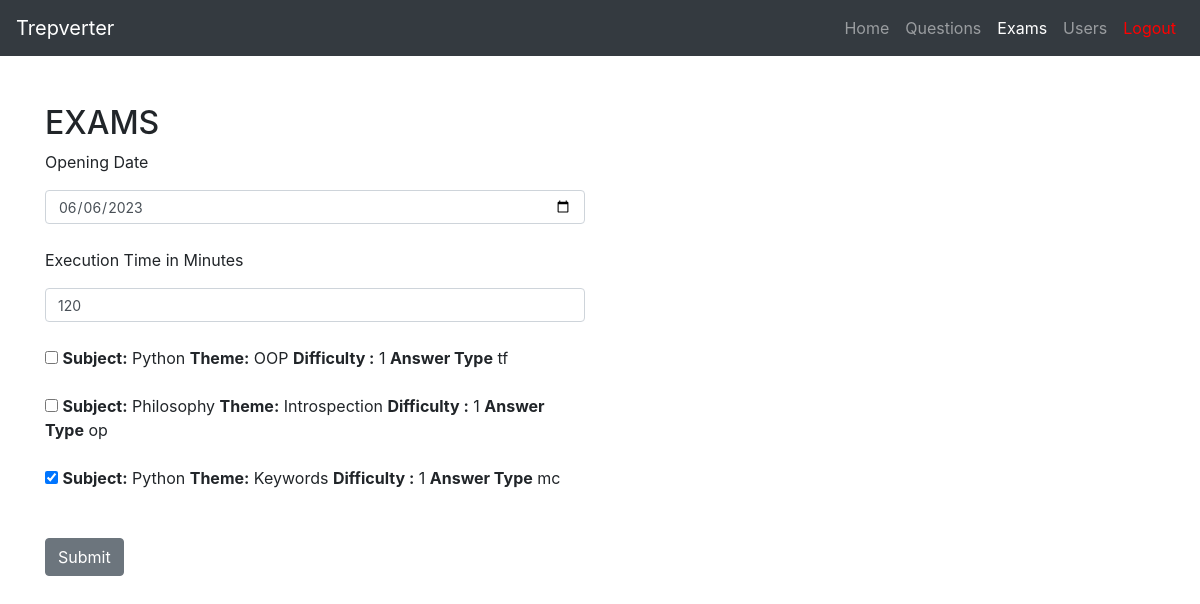
Before: /exams/1 (signed in) with the older database file.
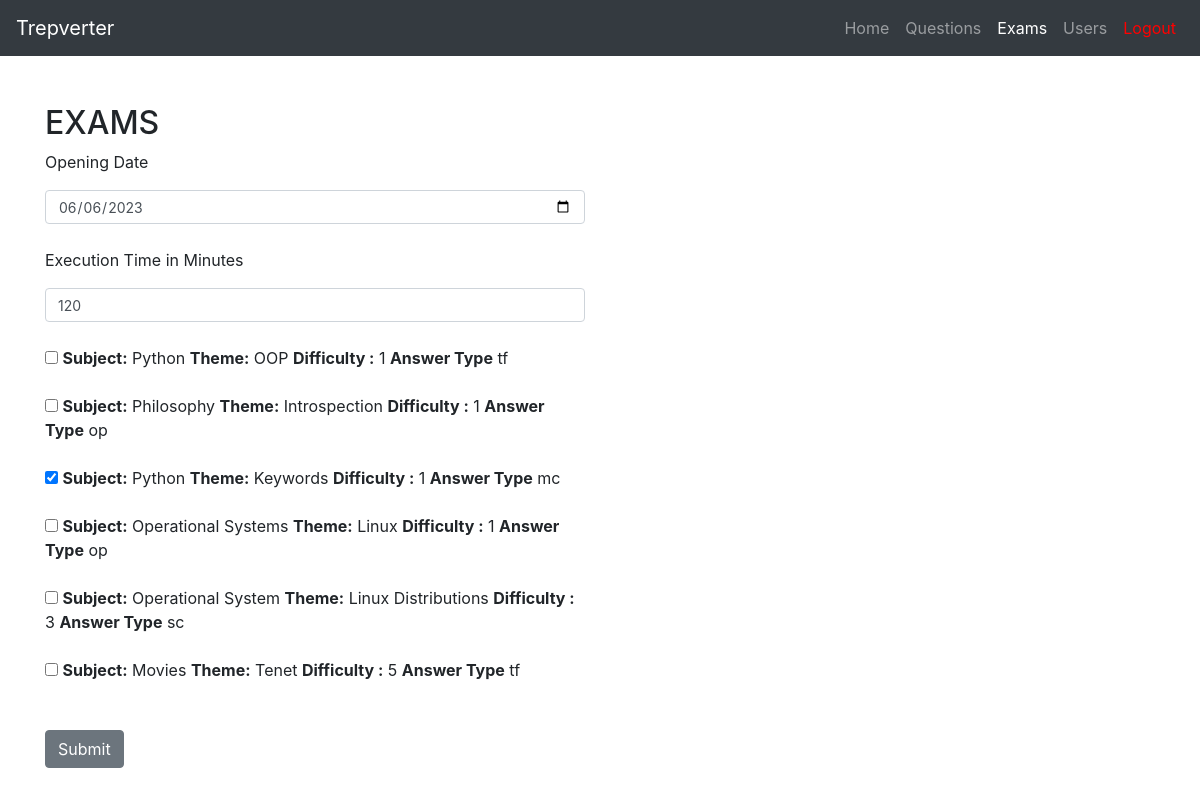
After: the same page with the newer database file.
### tables this page shows
CREATE TABLE questions (
	id INTEGER NOT NULL, 
	subject VARCHAR(64) NOT NULL, 
	theme VARCHAR(64) NOT NULL, 
	description VARCHAR NOT NULL, 
	level VARCHAR NOT NULL, 
	answer_type VARCHAR(20) NOT NULL, 
	creation_date DATE NOT NULL, 
	user_id INTEGER, 
	PRIMARY KEY (id), 
	FOREIGN KEY(user_id) REFERENCES users (id)
);

### views/main.py (the view)
@main.route('/exams/<int:exam_id>', methods=['GET', 'POST'])
@login_required
@admin_teacher_login_required()
def edit_exams(exam_id):
    from models.entities import Exam, Question
    from forms import ExamForm
    exam = Exam.show_one(exam_id)
    all_questions = Question.show_all()
    form = ExamForm()
    questions_id = exam.questions_id()
    if form.validate_on_submit():
        from models.auth import auth_edit_exam
        return auth_edit_exam(exam)
    return render_template('edit_exams.html', form=form, exam_id=exam_id, exam=exam, all_questions=all_questions, questions_id=questions_id)

### forms.py
class ExamForm(FlaskForm):
    opening_date = DateField('Opening Date', validators=[DataRequired()], render_kw={'min': date.today().isoformat()})
    execution_time = StringField('Execution Time in Minutes', validators=[InputRequired()])
    submit = SubmitField('Submit')

### app.py (called while the page is built)
@login_manager.user_loader
def load_user(user_id):
    from models.entities import User
    return User.query.get(int(user_id))

### login_required.py (called while the page is built)
def admin_teacher_login_required():
    def decorator(view_func):
        from functools import wraps
        @wraps(view_func)
        def wrapper(*args, **kwargs):
            from flask_login import current_user
            if current_user.is_authenticated and str(current_user.role) == 'Admin' or str(current_user.role) == 'Teacher':
                return view_func(*args, **kwargs)
            else:
                flash("You don't have permission to access this page")
                return redirect(url_for('main.index'))
        return wrapper
    return decorator

### models/entities.py (called while the page is built)
    def __repr__(self):
        return f'{self.name}'

    @staticmethod
    def show_all():
        return Question.query.all()

### templates/edit_exams.html (shortened to what this page needs)
<!DOCTYPE html>
<html lang="en">
<head>
  <link rel="stylesheet" href="https://maxcdn.bootstrapcdn.com/bootstrap/4.0.0/css/bootstrap.min.css">
</head>
<body>
  <nav class="navbar navbar-expand-lg navbar-dark bg-dark">
    <a class="navbar-brand" href="#">Trepverter</a>
    <div class="collapse navbar-collapse" id="navbarNav">
      <ul class="navbar-nav ml-auto">
        <li class="nav-item">
          <a class="nav-link" href="{{url_for('main.index')}}">Home</a>
        </li>
        <li class="nav-item">
            <a class="nav-link" href="{{url_for('main.questions')}}">Questions</a>
          </li>
        <li class="nav-item active">
          <a class="nav-link" href="{{url_for('main.exams')}}">Exams</a>
        </li>
        <li class="nav-item">
            <a class="nav-link" href="{{url_for('main.users')}}">Users</a>
          </li>
        <li class="nav-item">
          <a class="nav-link" style = "color: red" href="{{url_for('auth.logout')}}">Logout</a>
        </li>
      </ul>
    </div>
  </nav>
  <div class="container mt-5">
    <div class="row">
      <div class="col-md-6">
        <h2>EXAMS</h2>
          <form id="form_edit" method="POST" action="{{ url_for('main.edit_exams', exam_id=exam_id) }}">
            <div>
                <label>{{ form.opening_date.label }}</label>
                {{ form.opening_date(class_='form-control') }}
            </div>
            <br>
            <div>
            <label>{{ form.execution_time.label }}</label>
            {{ form.execution_time(class_='form-control', placeholder='E.g. 120') }}
            </div>
            <br>
            <div>
            {% for question in all_questions %}
              {% if question.id in questions_id %}
                <input type="checkbox" name="question_id" value={{question.id}} checked> <b>Subject:</b> {{question.subject}} <b>Theme:</b> {{question.theme}} <b>Difficulty  :</b> {{question.level}} <b>Answer Type</b> {{question.answer_type}}
                <br> <br>
              {% else %}
                <input type="checkbox" name="question_id" value={{question.id}}> <b>Subject:</b> {{question.subject}} <b>Theme:</b> {{question.theme}} <b>Difficulty  :</b> {{question.level}} <b>Answer Type</b> {{question.answer_type}}
                <br> <br>
              {% endif %}
            {% endfor %}
            </div>
            <br>
            <div>
            {{ form.submit(class='btn btn-secondary')}}
            </div>
            <br>
        </form>

Changed rows visible on the page:
added questions: subject "Operational Systems", theme "Linux", level "1", answer_type "op"
added questions: subject "Operational System", theme "Linux Distributions", level "3", answer_type "sc"
added questions: subject "Movies", theme "Tenet", level "5", answer_type "tf"
